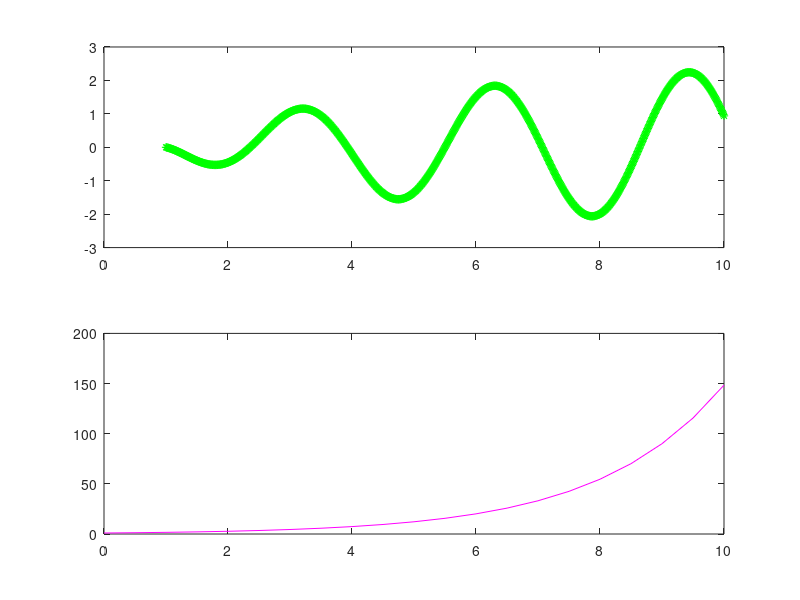

Source code (MATLAB):

x1= (1:.01:10);

y1 = log(x1).*cos(2*x1);

x2= (0:.5:10);

y2= exp(x2/2);

figure
subplot(2,1,1) 
plot(x1,y1,'g*');

subplot(2,1,2)
plot(x2,y2,'m');


%3&4